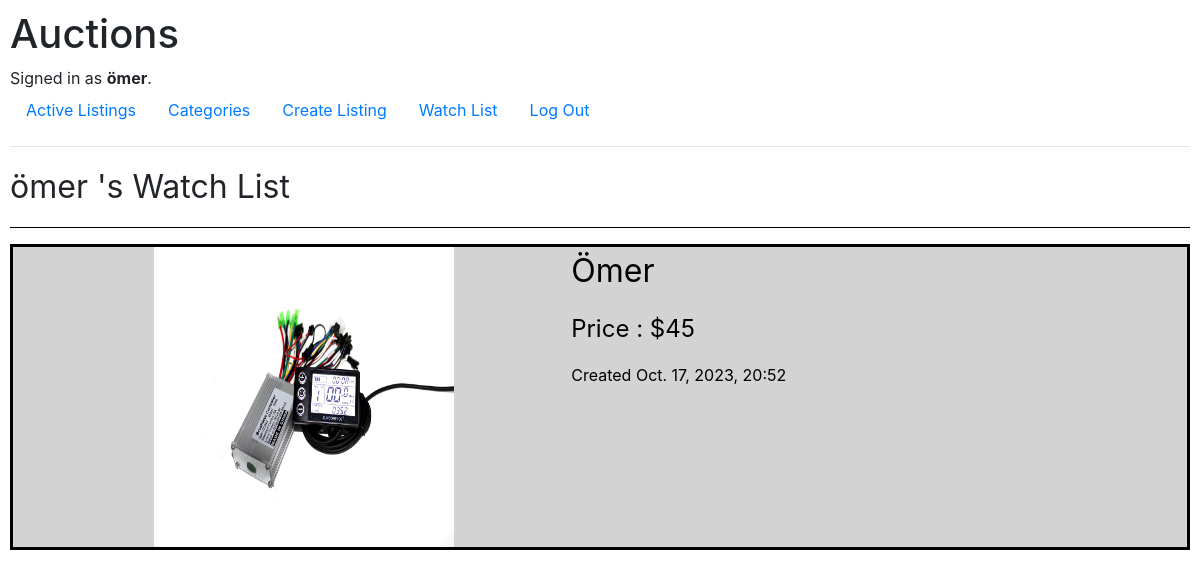
Page /watch_list/ömer (signed in) on the committed database.
### auctions/models.py (models this page shows, shortened)
class User(AbstractUser):
    username = models.CharField(primary_key=True, max_length=64)
    first_name = models.CharField(max_length=64)
    last_name = models.CharField(max_length=64)

class Listing(models.Model) :
    id = models.BigAutoField(primary_key=True)
    title = models.CharField(max_length=64)
    description = models.CharField(max_length=1024)
    image = models.ImageField(upload_to = "images/", default = "images/default.jpg")
    bottom_price = models.IntegerField(default = 0)
    bid_count = models.IntegerField(default = 0)
    owner = models.ForeignKey( User , on_delete=models.CASCADE ,related_name = "listings" )
    watch_listed = models.ManyToManyField( User , related_name = "watch_list", default = None )
    date = models.DateTimeField(default = current_date)
    date_string = models.CharField(max_length = 64, default = date_string)
    category = models.ForeignKey(Category, on_delete = models.SET_DEFAULT, default = Category.get_default_category, related_name="listings")
    is_active_listing = models.BooleanField(default = True)

### auctions/views.py (the view)
# urls.py: path("watch_list/<str:username>",views.watch_list,name="watch_list"),
def watch_list(request,username):
    related_user = request.user
    return render(request,"auctions/watch_list.html",{
        "user" : User.objects.get(username = username),
        "watch_list" : related_user.watch_list.all(),
        "is_empty" : related_user.watch_list.all().count() == 0,
    })

### auctions/templates/auctions/watch_list.html (shortened to what this page needs)
{% extends "auctions/layout.html" %}
{% block body %}
    <div style = "font-size : 200% ; background-color:" >
        {{ user.username}} 's Watch List
    </div>
    <p><hr color="black"></p>
    {% for item in watch_list %}
        <a class = "listing_link" href = "{% url 'listing' item.id %}">
        <div class="listing_element">
            <div style = "margin-left: 12%">
            <img
                src={{item.image.url}}
                alt="click here"
                height="300px"
                width="300px"
            >
            </div>
            <div class = "listing_info">
                <p class = "listing_title"> {{ item.title }}  </p>
                <p class = "listing_price"> Price : ${{ item.bottom_price }} </p>
                <p class = "listing_date"> Created {{ item.date_string }}  </p>
            </div>
        </div>
        </a>
    {% endfor %}
{% endblock %}

### auctions/templates/auctions/layout.html (shortened to what this page needs)
{% load static %}
<!DOCTYPE html>
<html lang="en">
    <head>
        <link rel="stylesheet" href="https://stackpath.bootstrapcdn.com/bootstrap/4.4.1/css/bootstrap.min.css">
        <link href="{% static 'auctions/styles.css' %}" rel="stylesheet">
    </head>
    <body >
        <h1>Auctions</h1>
        <div>
            {% if user.is_authenticated %}
                Signed in as <strong>{{ user.username }}</strong>.
            {% else %}
                Not signed in.
            {% endif %}
        </div>
        <ul class="nav">
            <li class="nav-item">
                <a class="nav-link" href="{% url 'index' %}">Active Listings</a>
            </li>
            <li class="nav-item">
                <a class="nav-link" href = "{% url 'categories' %}" > Categories </a>
            </li>
            {% if user.is_authenticated %}
                <li class="nav-item">
                    <a class="nav-link" href="{% url 'create_listing' %}"> Create Listing </a>
                </li>
                <li class="nav-item">
                    <a class="nav-link" href="{% url 'watch_list' user.username %}"> Watch List </a>
                </li>
                <li class="nav-item">
                    <a class="nav-link" href="{% url 'logout' %}">Log Out</a>
                </li>
            {% endif %}
        </ul>
        <hr>
        {% block body %}
        {% endblock %}
    </body>
</html>

### auctions/static/auctions/styles.css (style rules this page uses)
body { padding: 10px; }

### auctions/templates/auctions/layout.html (style rules this page uses)
.listing_element { background-color : lightgray ; display: flex; flex-direction : row ; margin-bottom : 2%; border-color : black; border-style : solid; }
.listing_info { margin-left : 10%; }
.listing_title { font-size : 200%; }
.listing_price { font-size : 150%; }
.listing_link, .listing_link:hover { text-decoration: none; background-color: none; color : black; }

### rows in the picture
User: username "ömer"
Listing: image (picture), title "Ömer", bottom_price "45", date_string "Oct. 17, 2023, 20:52"
